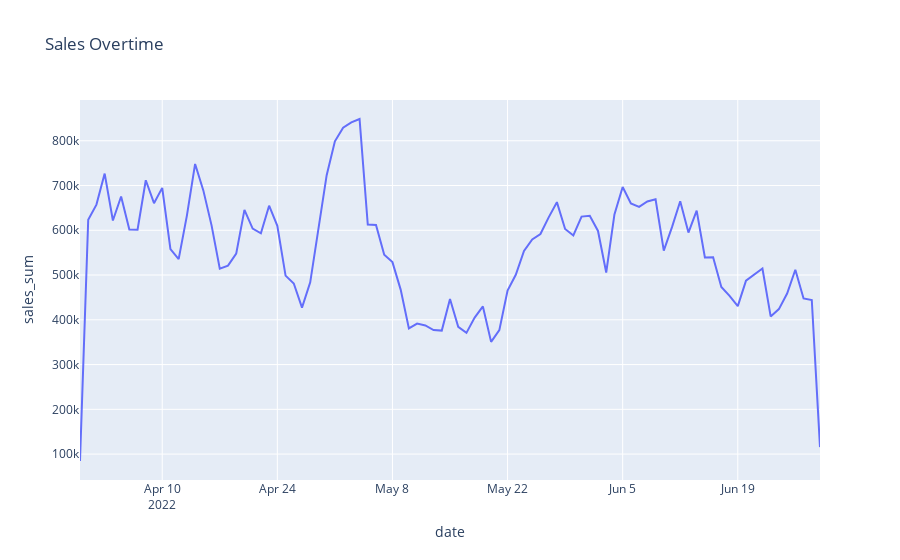

The cell this chart's notebook holds for it:
### Markdown cell above
# III. Data Overview
---

### Code cell
# Plot data use plotly
fig = px.line(df1, x=df1.index, y="sales_sum", title='Sales Overtime')
fig.show()
